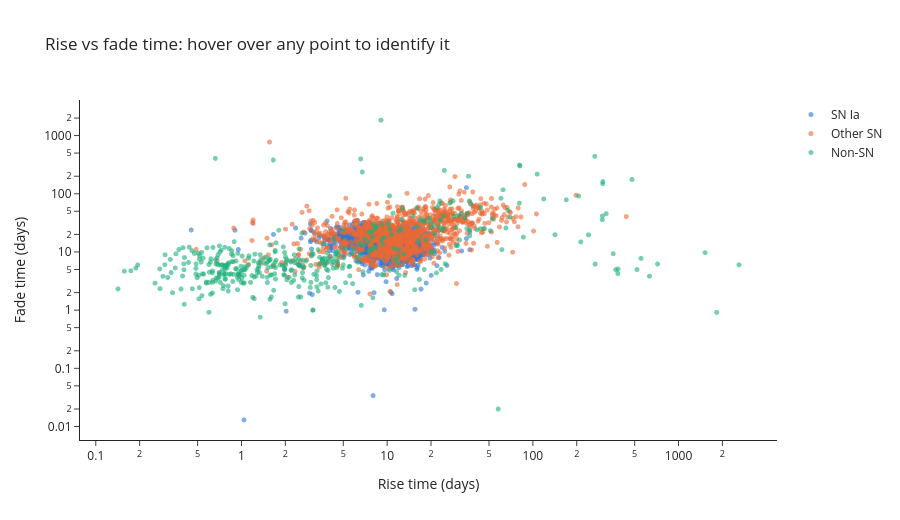

Notebook code for this chart:
### Markdown cell above
## 11 · Bonus: interactive plots with plotly

Static plots are best for reports. For *exploring*, being able to **hover over a point and see which object it is** is very useful. `plotly.express` has an API similar to seaborn's (`data`, `x`, `y`, `color`) but produces interactive charts. Try hovering, zooming (drag a box) and clicking legend entries to hide classes.

### Code cell
import plotly.express as px
import plotly.io as pio

pio.renderers.default = "plotly_mimetype+notebook_connected"   # works in VS Code, JupyterLab and HTML export

fig = px.scatter(
    measured, x="rise", y="fade", color="class3",
    color_discrete_map=CLASS3_COLORS, category_orders={"class3": CLASS3_ORDER},
    log_x=True, log_y=True, opacity=0.6,
    hover_name="ZTFID", hover_data={"IAUID": True, "type": True, "peakmag": ":.2f", "redshift": ":.3f",
                                    "rise": ":.1f", "fade": ":.1f", "class3": False},
    labels={"rise": "Rise time (days)", "fade": "Fade time (days)", "class3": ""},
    title="Rise vs fade time: hover over any point to identify it",
    template="simple_white", height=520,
)
fig.update_traces(marker=dict(size=5, line=dict(width=0)))
fig.show()

### Figure 1 — Plotly figure (JSON) as saved in the notebook; plotly's stock layout.template omitted (floating-point values rounded to 4 significant figures; data arrays with more than 128 entries replaced by an {"elided": "..."} marker saying what was removed)
{"data": [{"customdata": {"elided": "4118x5 mixed values"}, "hovertemplate": "<b>%{hovertext}</b><br><br>Rise time (days)=%{x:.1f}<br>Fade time (days)=%{y:.1f}<br>IAUID=%{customdata[0]}<br>type=%{customdata[1]}<br>peakmag=%{customdata[2]:.2f}<br>redshift=%{customdata[3]:.3f}<extra></extra>", "hovertext": {"elided": "4118 str values"}, "legendgroup": "SN Ia", "marker": {"color": "#2a78d6", "line": {"width": 0}, "opacity": 0.6, "size": 5, "symbol": "circle"}, "mode": "markers", "name": "SN Ia", "showlegend": true, "type": "scattergl", "x": {"elided": "4118 float values"}, "xaxis": "x", "y": {"elided": "4118 float values"}, "yaxis": "y"}, {"customdata": {"elided": "1148x5 mixed values"}, "hovertemplate": "<b>%{hovertext}</b><br><br>Rise time (days)=%{x:.1f}<br>Fade time (days)=%{y:.1f}<br>IAUID=%{customdata[0]}<br>type=%{customdata[1]}<br>peakmag=%{customdata[2]:.2f}<br>redshift=%{customdata[3]:.3f}<extra></extra>", "hovertext": {"elided": "1148 str values"}, "legendgroup": "Other SN", "marker": {"color": "#eb6834", "line": {"width": 0}, "opacity": 0.6, "size": 5, "symbol": "circle"}, "mode": "markers", "name": "Other SN", "showlegend": true, "type": "scattergl", "x": {"elided": "1148 float values"}, "xaxis": "x", "y": {"elided": "1148 float values"}, "yaxis": "y"}, {"customdata": {"elided": "428x5 mixed values"}, "hovertemplate": "<b>%{hovertext}</b><br><br>Rise time (days)=%{x:.1f}<br>Fade time (days)=%{y:.1f}<br>IAUID=%{customdata[0]}<br>type=%{customdata[1]}<br>peakmag=%{customdata[2]:.2f}<br>redshift=%{customdata[3]:.3f}<extra></extra>", "hovertext": {"elided": "428 str values"}, "legendgroup": "Non-SN", "marker": {"color": "#1baf7a", "line": {"width": 0}, "opacity": 0.6, "size": 5, "symbol": "circle"}, "mode": "markers", "name": "Non-SN", "showlegend": true, "type": "scattergl", "x": {"elided": "428 float values"}, "xaxis": "x", "y": {"elided": "428 float values"}, "yaxis": "y"}], "layout": {"height": 520, "legend": {"title": {"text": ""}, "tracegroupgap": 0}, "title": {"text": "Rise vs fade time: hover over any point to identify it"}, "xaxis": {"anchor": "y", "domain": [0, 1], "title": {"text": "Rise time (days)"}, "type": "log"}, "yaxis": {"anchor": "x", "domain": [0, 1], "title": {"text": "Fade time (days)"}, "type": "log"}}}
